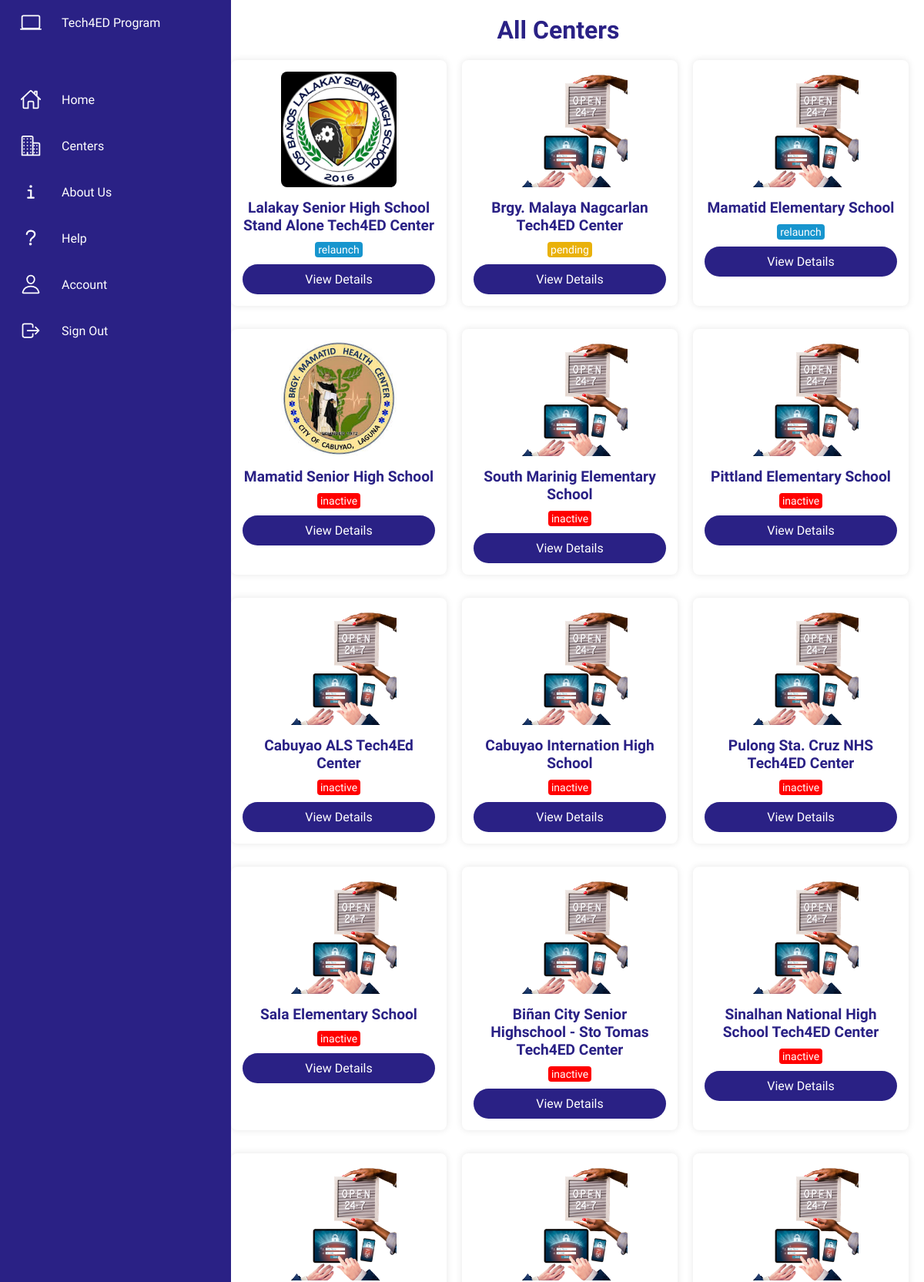
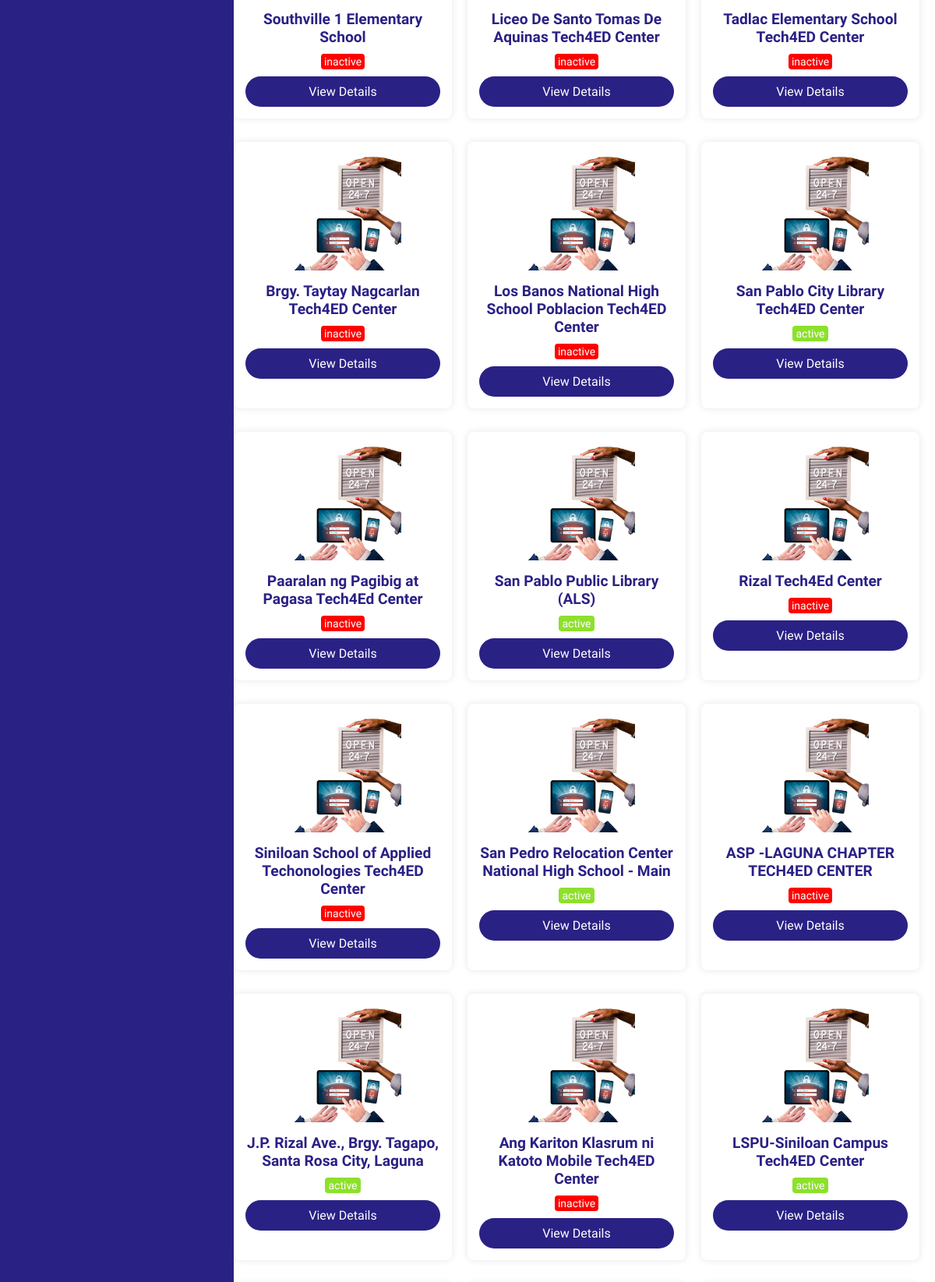
Page /tech/center.php (upper part) on the committed database (2 pictures, top to bottom).
### tables this page shows
CREATE TABLE `centers` (
  `id` int(11) NOT NULL,
  `name` varchar(255) NOT NULL,
  `location` varchar(255) NOT NULL,
  `manager` varchar(255) NOT NULL,
  `status` enum('active','inactive','relaunch','pending') NOT NULL,
  `image` varchar(255) NOT NULL,
  `created_at` timestamp NOT NULL DEFAULT current_timestamp()
);

### tech/center.php (the view, shortened to what this page needs)
<?php
include('connection.php');
$stmt = $pdo->prepare("SELECT * FROM centers");
$stmt->execute();
$centers = $stmt->fetchAll();
?>
<!DOCTYPE html>
<html lang="en">
<head>
    <link rel="stylesheet" href="styles.css">
</head>
<body>
    <div class="sidenav">
        <?php include('sidenav.php'); ?>
    </div>
    <div class="main-content">
        <h1>All Centers</h1>
        <div class="center-grid">
            <?php foreach ($centers as $center): ?>
                <div class="center-box">
                    <img src="images/<?php echo htmlspecialchars($center['image']); ?>" alt="Center Image">
                    <h2><?php echo htmlspecialchars($center['name']); ?></h2>
                    <p>
                        <span class="status <?php echo htmlspecialchars(strtolower($center['status'])); ?>">
                            <?php echo htmlspecialchars($center['status']); ?>
                        </span>
                    </p>
                    <button class="view-details-btn" onclick="viewDetails(<?php echo htmlspecialchars($center['id']); ?>)">View Details</button>
                </div>
            <?php endforeach; ?>
        </div>
    </div>
</body>
</html>

### tech/sidenav.php (shortened to what this page needs)
<!DOCTYPE html>
<html lang="en">
<head>
    <link rel="stylesheet" href="css/sidebar.css">
</head>
<body>
    <div class="container">
        <div class="navigation">
            <ul>
                <li>
                    <a href="index.php">
                        <span class="icon">
                            <ion-icon name="laptop-outline"></ion-icon>
                        </span>
                        <span class="title">Tech4ED Program</span>
                    </a>
                </li>
                <li>
                    <a href="index.php">
                        <span class="icon">
                            <ion-icon name="home-outline"></ion-icon>
                        </span>
                        <span class="title">Home</span>
                    </a>
                </li>
                <li>
                    <a href="center.php">
                        <span class="icon">
                            <ion-icon name="business-outline"></ion-icon>
                        </span>
                        <span class="title">Centers</span>
                    </a>
                </li>
                <li>
                    <a href="about.php">
                        <span class="icon">
                            <ion-icon name="information-outline"></ion-icon>
                        </span>
                        <span class="title">About Us</span>
                    </a>
                </li>
                <li>
                    <a href="help.php">
                        <span class="icon">
                            <ion-icon name="help-outline"></ion-icon>
                        </span>
                        <span class="title">Help</span>
                    </a>
                </li>
                <li>
                    <a href="account.php">
                        <span class="icon">
                            <ion-icon name="person-outline"></ion-icon>
                        </span>
                        <span class="title">Account</span>
                    </a>
                </li>
                <li>
                    <a href="logout.php">
                        <span class="icon">
                            <ion-icon name="log-out-outline"></ion-icon>
                        </span>
                        <span class="title">Sign Out</span>
                    </a>
                </li>
            </ul>
        </div>
    </div>
</body>
</html>

### tech/styles.css (style rules this page uses)
body { font-family: Arial, sans-serif; background-color: #ffffff; margin: 0; padding: 10; }
.main-content { margin-left: 250px; padding: 20px; width: calc(100% - 250px); box-sizing: border-box; }
h1 { color: #2a2185; font-size: 2em; text-align: center; }
button { background-color: #2a2185; color: white; padding: 12px; border: none; border-radius: 8px; font-size: 1.2em; width: 100%; cursor: pointer; }
img { max-width: 200px; height: auto; border-radius: 8px; margin-bottom: 16px; display: block; margin: 0 auto 16px; }
.status.active { padding: 2px 4px; background: #8de02c; color: var(--white); border-radius: 4px; font-size: 14px; font-weight: 500; }
.status.pending { padding: 2px 4px; background: #e9b10a; color: var(--white); border-radius: 4px; font-size: 14px; font-weight: 500; }
.status.inactive { padding: 2px 4px; background: #f00; color: var(--white); border-radius: 4px; font-size: 14px; font-weight: 500; }
.status.relaunch { padding: 2px 4px; background: #1795ce; color: var(--white); border-radius: 4px; font-size: 14px; font-weight: 500; }
.center-box { padding: 10px; background-color: #fff; border-radius: 5px; margin-bottom: 10px; }
.center-grid { display: grid; grid-template-columns: repeat(auto-fill, minmax(250px, 1fr)); gap: 20px; margin-top: 20px; justify-content: right; }
.center-box { background-color: #fff; padding: 15px; border-radius: 8px; box-shadow: 0 0 10px rgba(0, 0, 0, 0.1); text-align: center; }
.center-box img { max-width: 100%; max-height: 150px; object-fit: cover; border-radius: 8px; margin-bottom: 15px; }
.center-box h2 { font-size: 1.2rem; color: #2a2185; margin-bottom: 10px; }
.center-box p { font-size: 1rem; color: #555; }

### tech/css/sidebar.css (style rules this page uses)
* { font-family: "Ubuntu", sans-serif; margin: 0; padding: 0; box-sizing: border-box; }
:root { --blue: #2a2185; --white: #fff; --gray: #f5f5f5; --black1: #222; --black2: #999; }
.navigation { position: fixed; width: 300px; height: 100%; background: var(--blue); border-left: 10px solid var(--blue); transition: 0.5s; overflow: hidden; z-index: 1000; }
.navigation ul { position: absolute; top: 0; left: 0; width: 100%; }
.navigation ul li { position: relative; width: 100%; list-style: none; border-top-left-radius: 30px; border-bottom-left-radius: 30px; }
.navigation ul li:nth-child(1) { margin-bottom: 40px; pointer-events: none; }
.navigation ul li a { position: relative; display: block; width: 100%; display: flex; text-decoration: none; color: var(--white); }
.navigation ul li a .icon { position: relative; display: block; min-width: 60px; height: 60px; line-height: 75px; text-align: center; }
.navigation ul li a .icon ion-icon { font-size: 1.75rem; }
.navigation ul li a .title { position: relative; display: block; padding: 0 10px; height: 60px; line-height: 60px; text-align: start; white-space: nowrap; }

### tech/center.php (style rules this page uses)
.center-grid { display: grid; grid-template-columns: repeat(auto-fill, minmax(250px, 1fr)); gap: 20px; margin-left: 30px; margin-top: 20px; justify-content: left; }
.view-details-btn { background-color: #4CAF50; color: white; padding: 8px 16px; border: none; border-radius: 4px; cursor: pointer; font-size: 14px; margin-top: 10px; }
.view-details-btn { background-color: #2a2185; color: white; border: none; padding: 10px 20px; border-radius: 50px; cursor: pointer; font-size: 16px; transition: background-color 0.3s, transform 0.2s; margin-top: 10px; }

### rows in the picture
centers: image (picture), name "Lalakay Senior High School Stand Alone Tech4ED Center", status "relaunch"
centers: name "Brgy. Malaya Nagcarlan Tech4ED Center", status "pending"
centers: name "Mamatid Elementary School", status "relaunch"
centers: image (picture), name "Mamatid Senior High School", status "inactive"
centers: name "South Marinig Elementary School", status "inactive"
centers: name "Pittland Elementary School", status "inactive"
centers: name "Cabuyao ALS Tech4Ed Center", status "inactive"
centers: name "Cabuyao Internation High School", status "inactive"
centers: name "Pulong Sta. Cruz NHS Tech4ED Center", status "inactive"
centers: name "Sala Elementary School", status "inactive"
centers: name "Biñan City Senior Highschool - Sto Tomas Tech4ED Center", status "inactive"
centers: name "Sinalhan National High School Tech4ED Center", status "inactive"
centers: name "Southville 1 Elementary School", status "inactive"
centers: name "Liceo De Santo Tomas De Aquinas Tech4ED Center", status "inactive"
centers: name "Tadlac Elementary School Tech4ED Center", status "inactive"
centers: name "Brgy. Taytay Nagcarlan Tech4ED Center", status "inactive"
centers: name "Los Banos National High School Poblacion Tech4ED Center", status "inactive"
centers: name "San Pablo City Library Tech4ED Center", status "active"
centers: name "Paaralan ng Pagibig at Pagasa Tech4Ed Center", status "inactive"
centers: name "San Pablo Public Library (ALS)", status "active"
centers: name "Rizal Tech4Ed Center", status "inactive"
centers: name "Siniloan School of Applied Techonologies Tech4ED Center", status "inactive"
centers: name "San Pedro Relocation Center National High School - Main", status "active"
centers: name "ASP -LAGUNA CHAPTER TECH4ED CENTER", status "inactive"
centers: name "J.P. Rizal Ave., Brgy. Tagapo, Santa Rosa City, Laguna", status "active"
centers: name "Ang Kariton Klasrum ni Katoto Mobile Tech4ED Center", status "inactive"
centers: name "LSPU-Siniloan Campus Tech4ED Center", status "active"
